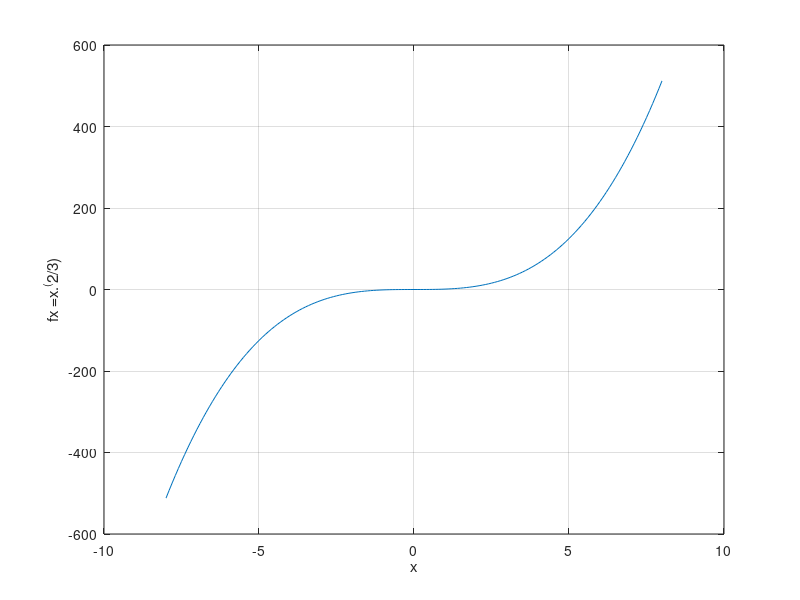

This chart was generated by the following MATLAB code:
%% ITESS-TICS
%% Enero-Junio 2024
%% TI201 Cálculo Integral
%% Francisco Javie Montecillo Puente
%% Gráficas
%% 13 mayo 2024

x = -8:0.1:8;
fx = x.^3;

[x' fx']

plot(x, fx)
grid on
xlabel('x')
ylabel('fx =x.^(2/3)')
%%axis([0,8,0,4])
